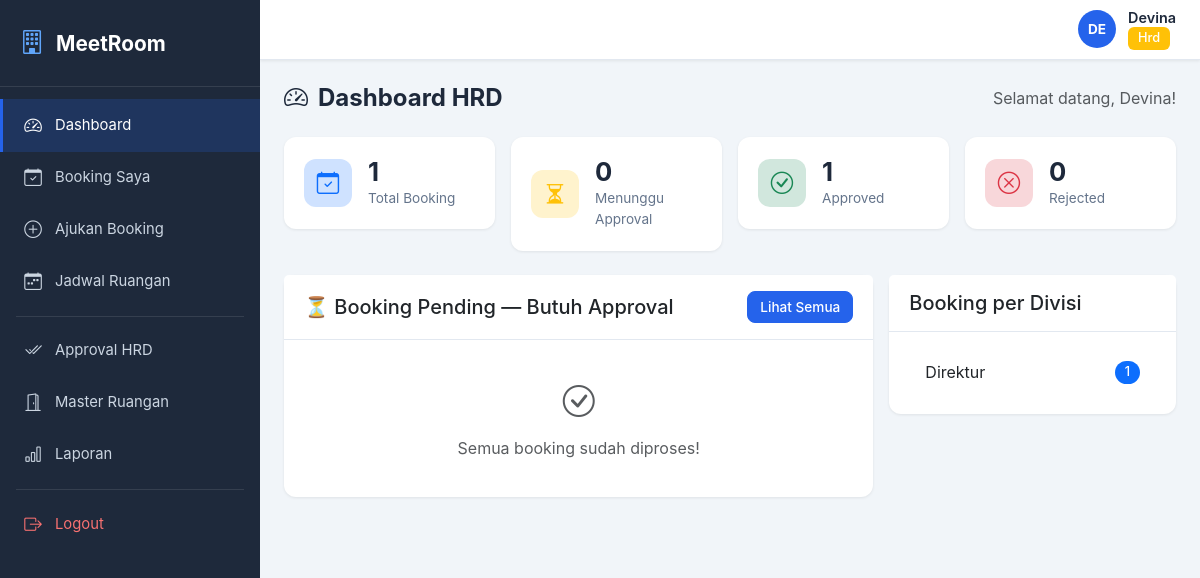
/ (signed in), run on the app's committed database.
### app/models/user.py (models this page shows, shortened)
class User(UserMixin, db.Model):
    __tablename__ = 'users'
    id = db.Column(db.Integer, primary_key=True)
    nama = db.Column(db.String(100), nullable=False)
    username = db.Column(db.String(50), unique=True, nullable=False, index=True)
    password_hash = db.Column(db.String(256), nullable=False)
    role = db.Column(db.String(20), nullable=False, default='karyawan')
    division = db.Column(db.String(50), nullable=False)
    created_at = db.Column(db.DateTime, default=datetime.utcnow)
    bookings = db.relationship('RoomBooking', backref='user', lazy='dynamic',
                               foreign_keys='RoomBooking.user_id')
    approvals = db.relationship('RoomBooking', backref='approver',
                                foreign_keys='RoomBooking.approved_by',
                                lazy='dynamic')
    def is_admin_or_above(self):
        return self.role in ('admin', 'hrd', 'direktur')

### app/models/room_booking.py (models this page shows, shortened)
class RoomBooking(db.Model):
    __tablename__ = 'room_bookings'
    STATUS_PENDING = 'Pending'
    STATUS_APPROVED = 'Approved'
    STATUS_REJECTED = 'Rejected'
    STATUS_CANCELLED = 'Cancelled'
    VALID_STATUSES = [STATUS_PENDING, STATUS_APPROVED, STATUS_REJECTED, STATUS_CANCELLED]
    id = db.Column(db.Integer, primary_key=True)
    user_id = db.Column(db.Integer, db.ForeignKey('users.id'), nullable=False, index=True)
    room_id = db.Column(db.Integer, db.ForeignKey('meeting_rooms.id'), nullable=False)
    title = db.Column(db.String(200), nullable=False)
    division = db.Column(db.String(50), nullable=False)
    meeting_date = db.Column(db.Date, nullable=False, index=True)
    start_time = db.Column(db.Time, nullable=False)
    end_time = db.Column(db.Time, nullable=False)
    participant_count = db.Column(db.Integer, nullable=False)
    purpose = db.Column(db.Text, nullable=False)
    notes = db.Column(db.Text, default='')
    attachment = db.Column(db.String(500), default=None)
    status = db.Column(db.String(20), default=STATUS_PENDING, index=True)
    reject_reason = db.Column(db.Text, default=None)
    approved_by = db.Column(db.Integer, db.ForeignKey('users.id'), default=None)
    approved_at = db.Column(db.DateTime, default=None)
    created_at = db.Column(db.DateTime, default=datetime.utcnow)

### app/routes/dashboard.py (the view)
@dashboard_bp.route('/')
@login_required
def index():
    role = current_user.role
    if role == 'karyawan':
        return _dashboard_karyawan()
    elif role == 'hrd':
        return _dashboard_hrd()
    elif role in ('admin', 'direktur'):
        return _dashboard_admin()
    else:
        return _dashboard_karyawan()

### app/models/user.py (called while the page is built)
@login_manager.user_loader
def load_user(user_id):
    return User.query.get(int(user_id))

### app/templates/dashboard/hrd.html (shortened to what this page needs)
{% extends "base.html" %}
{% block page_title %}
<div class="page-header">
    <h4><i class="bi bi-speedometer2"></i> Dashboard HRD</h4>
    <span class="text-muted">Selamat datang, {{ current_user.nama }}!</span>
</div>
{% endblock %}
{% block content %}
<div class="row g-3 mb-4">
    <div class="col-sm-6 col-lg-3">
        <div class="stat-card">
            <div class="stat-icon bg-primary-subtle text-primary"><i class="bi bi-calendar-check"></i></div>
            <div class="stat-info"><span class="stat-value">{{ total_bookings }}</span><span class="stat-label">Total Booking</span></div>
        </div>
    </div>
    <div class="col-sm-6 col-lg-3">
        <div class="stat-card">
            <div class="stat-icon bg-warning-subtle text-warning"><i class="bi bi-hourglass-split"></i></div>
            <div class="stat-info"><span class="stat-value">{{ pending_count }}</span><span class="stat-label">Menunggu Approval</span></div>
        </div>
    </div>
    <div class="col-sm-6 col-lg-3">
        <div class="stat-card">
            <div class="stat-icon bg-success-subtle text-success"><i class="bi bi-check-circle"></i></div>
            <div class="stat-info"><span class="stat-value">{{ approved_count }}</span><span class="stat-label">Approved</span></div>
        </div>
    </div>
    <div class="col-sm-6 col-lg-3">
        <div class="stat-card">
            <div class="stat-icon bg-danger-subtle text-danger"><i class="bi bi-x-circle"></i></div>
            <div class="stat-info"><span class="stat-value">{{ rejected_count }}</span><span class="stat-label">Rejected</span></div>
        </div>
    </div>
</div>
<div class="row g-3">
    <div class="col-lg-8">
        <div class="card">
            <div class="card-header d-flex justify-content-between align-items-center">
                <h5 class="mb-0">&#9203; Booking Pending — Butuh Approval</h5>
                <a href="{{ url_for('approval.list_pending') }}" class="btn btn-primary btn-sm">Lihat Semua</a>
            </div>
            <div class="card-body">
                {% if pending_bookings %}
                <div class="table-responsive">
                    <table class="table table-hover">
                        <thead><tr><th>Pengaju</th><th>Judul</th><th>Ruangan</th><th>Tanggal</th><th>Divisi</th><th></th></tr></thead>
                        <tbody>
                            {% for b in pending_bookings %}
                            <tr>
                                <td>{{ b.user.nama }}</td><td>{{ b.title }}</td><td>{{ b.room.room_name }}</td>
                                <td>{{ b.meeting_date }}</td><td>{{ b.division }}</td>
                                <td><a href="{{ url_for('approval.detail', booking_id=b.id) }}" class="btn btn-sm btn-outline-primary">Review</a></td>
                            </tr>
                            {% endfor %}
                        </tbody>
                    </table>
                </div>
                {% else %}
                <div class="text-center py-3 text-muted">
                    <i class="bi bi-check-circle" style="font-size:2rem;"></i>
                    <p class="mt-2 mb-0">Semua booking sudah diproses!</p>
                </div>
                {% endif %}
            </div>
        </div>
    </div>
    <div class="col-lg-4">
        <div class="card">
            <div class="card-header"><h5 class="mb-0">Booking per Divisi</h5></div>
            <div class="card-body">
                {% if division_stats %}
                <div class="list-group list-group-flush">
                    {% for div, total in division_stats %}
                    <div class="list-group-item d-flex justify-content-between align-items-center">
                        {{ div }}<span class="badge bg-primary rounded-pill">{{ total }}</span>
                    </div>
                    {% endfor %}
                </div>
                {% else %}<div class="text-center py-3 text-muted">Belum ada data</div>{% endif %}
            </div>
        </div>
    </div>
</div>
{% endblock %}

### app/templates/base.html (shortened to what this page needs)
<!DOCTYPE html>
<html lang="id">
<head>
    <link href="https://cdn.jsdelivr.net/npm/bootstrap@5.3.2/dist/css/bootstrap.min.css" rel="stylesheet">
    <link href="https://cdn.jsdelivr.net/npm/bootstrap-icons@1.11.2/font/bootstrap-icons.css" rel="stylesheet">
    <link href="{{ url_for('static', filename='css/style.css') }}" rel="stylesheet">
</head>
<body>
{% if current_user.is_authenticated %}
<div class="app-wrapper">
    <aside class="app-sidebar" id="sidebar">
        <div class="sidebar-brand">
            <i class="bi bi-building"></i>
            <span class="brand-text">MeetRoom</span>
        </div>
        <nav class="sidebar-nav">
            <a href="{{ url_for('dashboard.index') }}" class="nav-item {{ 'active' if request.endpoint == 'dashboard.index' }}">
                <i class="bi bi-speedometer2"></i><span>Dashboard</span>
            </a>
            <a href="{{ url_for('booking.my_bookings') }}" class="nav-item {{ 'active' if request.endpoint and request.endpoint.startswith('booking.') }}">
                <i class="bi bi-calendar-check"></i><span>Booking Saya</span>
            </a>
            <a href="{{ url_for('booking.create') }}" class="nav-item {{ 'active' if request.endpoint == 'booking.create' }}">
                <i class="bi bi-plus-circle"></i><span>Ajukan Booking</span>
            </a>
            <a href="{{ url_for('schedule.index') }}" class="nav-item {{ 'active' if request.endpoint and request.endpoint.startswith('schedule.') }}">
                <i class="bi bi-calendar-week"></i><span>Jadwal Ruangan</span>
            </a>
            {% if current_user.is_admin_or_above() %}
            <div class="nav-divider"></div>
            <a href="{{ url_for('approval.list_pending') }}" class="nav-item {{ 'active' if request.endpoint and request.endpoint.startswith('approval.') }}">
                <i class="bi bi-check2-all"></i><span>Approval HRD</span>
            </a>
            <a href="{{ url_for('room.list_rooms') }}" class="nav-item {{ 'active' if request.endpoint and request.endpoint.startswith('room.') }}">
                <i class="bi bi-door-open"></i><span>Master Ruangan</span>
            </a>
            <a href="{{ url_for('report.index') }}" class="nav-item {{ 'active' if request.endpoint and request.endpoint.startswith('report.') }}">
                <i class="bi bi-bar-chart"></i><span>Laporan</span>
            </a>
            {% endif %}
            <div class="nav-divider"></div>
            <a href="{{ url_for('auth.logout') }}" class="nav-item nav-logout">
                <i class="bi bi-box-arrow-right"></i><span>Logout</span>
            </a>
        </nav>
    </aside>
    <main class="app-main">
        <header class="app-topbar">
            <div class="topbar-user">
                <div class="user-avatar">{{ current_user.nama[:2].upper() }}</div>
                <div class="user-info">
                    <span class="user-name">{{ current_user.nama }}</span>
                    <span class="user-role">
                        <span class="badge bg-{{ 'primary' if current_user.role == 'karyawan' else 'warning' if current_user.role == 'hrd' else 'danger' if current_user.role == 'admin' else 'dark' }}">
                            {{ current_user.role | capitalize }}
                        </span>
                    </span>
                </div>
            </div>
        </header>
        <div class="app-content">
            {% block page_title %}{% endblock %}
            {% block content %}{% endblock %}
        </div>
    </main>
</div>
{% endif %}
</body>
</html>

### app/static/css/style.css (style rules this page uses)
:root { --sidebar-width: 260px; --topbar-height: 60px; --primary: #2563EB; --primary-dark: #1D4ED8; --sidebar-bg: #1E293B; --sidebar-hover: #334155; --sidebar-active: #2563EB; --bg-main: #F1F5F9; --card-bg: #FFFFFF; --text-primary: #1E293B; --text-secondary: #64748B; --border-color: #E2E8F0; --radius: 12px; --shadow-sm: 0 1px 3px rgba(0,0,0,0.08); --shadow: 0 4px 16px rgba(0,0,0,0.06); }
* { box-sizing: border-box; }
body { font-family: 'Inter', -apple-system, BlinkMacSystemFont, 'Segoe UI', sans-serif; background: var(--bg-main); color: var(--text-primary); margin: 0; line-height: 1.6; }
.app-wrapper { display: flex; min-height: 100vh; }
.app-sidebar { width: var(--sidebar-width); min-width: var(--sidebar-width); background: var(--sidebar-bg); color: #fff; display: flex; flex-direction: column; position: fixed; top: 0; left: 0; bottom: 0; z-index: 1000; transition: transform 0.3s ease; overflow-y: auto; }
.sidebar-brand { padding: 24px 20px; font-size: 1.3rem; font-weight: 700; display: flex; align-items: center; gap: 12px; border-bottom: 1px solid rgba(255,255,255,0.1); }
.sidebar-brand i { font-size: 1.5rem; color: #60A5FA; }
.sidebar-nav { flex: 1; padding: 12px 0; }
.nav-item { display: flex; align-items: center; gap: 12px; padding: 12px 20px; color: #CBD5E1; text-decoration: none; transition: all 0.2s; font-size: 0.925rem; border-left: 3px solid transparent; }
.nav-item.active { background: rgba(37, 99, 235, 0.2); color: #fff; border-left-color: var(--sidebar-active); }
.nav-item i { font-size: 1.1rem; width: 20px; text-align: center; }
.nav-divider { height: 1px; background: rgba(255,255,255,0.1); margin: 8px 16px; }
.nav-logout { color: #F87171; }
.app-main { flex: 1; margin-left: var(--sidebar-width); display: flex; flex-direction: column; min-height: 100vh; }
.app-topbar { height: var(--topbar-height); background: var(--card-bg); border-bottom: 1px solid var(--border-color); display: flex; align-items: center; padding: 0 24px; position: sticky; top: 0; z-index: 999; box-shadow: var(--shadow-sm); }
.topbar-user { display: flex; align-items: center; gap: 12px; }
.user-avatar { width: 38px; height: 38px; border-radius: 50%; background: var(--primary); color: #fff; display: flex; align-items: center; justify-content: center; font-weight: 700; font-size: 0.85rem; }
.user-info { display: flex; flex-direction: column; }
.user-name { font-weight: 600; font-size: 0.9rem; line-height: 1.2; }
.user-role { font-size: 0.75rem; }
.app-content { padding: 24px; flex: 1; }
.page-header { display: flex; justify-content: space-between; align-items: center; margin-bottom: 24px; flex-wrap: wrap; gap: 12px; }
.page-header h4 { margin: 0; font-weight: 700; display: flex; align-items: center; gap: 10px; }
.stat-card { background: var(--card-bg); border-radius: var(--radius); padding: 20px; display: flex; align-items: center; gap: 16px; box-shadow: var(--shadow-sm); transition: transform 0.2s, box-shadow 0.2s; }
.stat-icon { width: 48px; height: 48px; border-radius: 12px; display: flex; align-items: center; justify-content: center; font-size: 1.4rem; flex-shrink: 0; }
.stat-info { display: flex; flex-direction: column; }
.stat-value { font-size: 1.6rem; font-weight: 700; line-height: 1.2; }
.stat-label { color: var(--text-secondary); font-size: 0.85rem; }
.card { border: none; border-radius: var(--radius); box-shadow: var(--shadow-sm); }
.card-header { background: var(--card-bg); border-bottom: 1px solid var(--border-color); padding: 16px 20px; font-weight: 600; }
.card-body { padding: 20px; }
.badge { font-weight: 500; padding: 5px 10px; border-radius: 6px; font-size: 0.8rem; }
.btn { border-radius: 8px; font-weight: 500; padding: 8px 16px; transition: all 0.2s; }
.btn-sm { padding: 5px 12px; font-size: 0.85rem; }
.btn-primary { background: var(--primary); border-color: var(--primary); }

### data on the page
User: nama "DE", nama "Devina", role "Hrd"
RoomBooking: division "Direktur", total "1"

### other printed values
{{ total_bookings }} "1"
{{ pending_count }} "0"
{{ approved_count }} "1"
{{ rejected_count }} "0"
